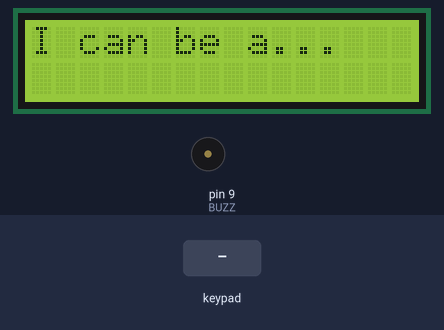
The sketch below on a simulated Arduino Uno, built with avr-gcc and run on an emulated ATmega328P. Shown: 16×2 character LCD, buzzer (waves = sounding, pin HIGH). Inputs (shaded band) come from the test bench.

Above: at 8.0 s.
At 12.8 s:
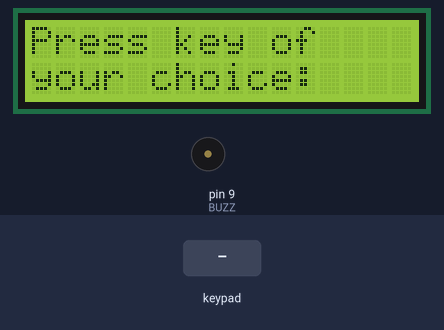
12.9 s: key '*' pressed
At 13.12 s:
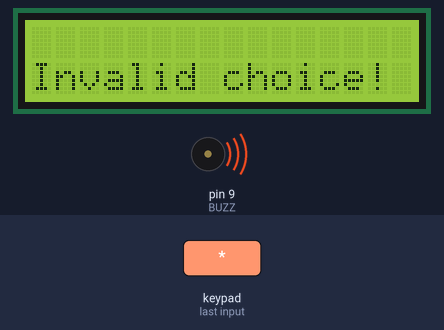
At 13.51 s:
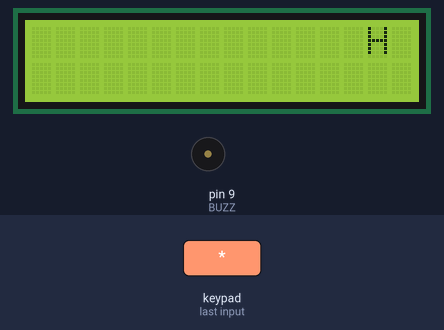
Timing chart, 0 to 15.9 s (numbered marks = the images above; inputs shaded):
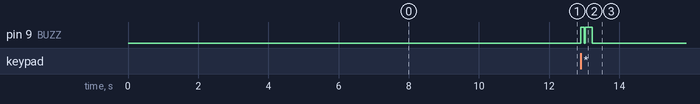

The sketch:

lcd_and_key.ino
```cpp
#include <Keypad.h>
#include <Wire.h>
#include <LiquidCrystal_I2C.h>

const byte ROWS = 4; // four rows
const byte COLS = 3; // three columns
char array1[]=" Hello I'm EMBOT!         "; //the string to print on the LCD
char array2[]="Your multipurpose robot   "; //the string to print on the LCD
int tim = 150; //the value of delay time
// initialize the library with the numbers of the interface pins
LiquidCrystal_I2C lcd(0x27,16,2); // set the LCD address to 0x27 for a 16 chars and 2 line display

char keys[ROWS][COLS] = {
  {'1','2','3'},
  {'4','5','6'},
  {'7','8','9'},
  {'*','0','#'}
};

byte rowPins[ROWS] = {5, 4, 3, 2}; // connect to the row pinouts of the keypad
byte colPins[COLS] = {8, 7, 6};    // connect to the column pinouts of the keypad

Keypad keypad = Keypad( makeKeymap(keys), rowPins, colPins, ROWS, COLS );


//initializations
#define BUZZ 9

void setup() {
  Serial.begin(9600);
  pinMode(BUZZ,OUTPUT);

}

void loop() {
  intro();
  menu();

  char key = keypad.getKey();
  while (key == NO_KEY)
   {
    lcd.setCursor(0,0);
    lcd.print("Press key of");
    lcd.setCursor(0,1);
    lcd.print("your choice: ");
    key = keypad.getKey();

    if (key!=NO_KEY){
      digitalWrite(BUZZ,HIGH);
      lcd.print(key);
      delay(100);
      digitalWrite(BUZZ,LOW);
      lcd.clear();
      switch(key){
        case '1': confirm();
                  lineTr();
                  break;
        case '2': confirm();
                  obstacleAv();
                  break;
        case '3': confirm();
                  sumoBot();
                  break;
        default: lcd.setCursor(0,1);

                 lcd.print("Invalid choice!");
                 digitalWrite(BUZZ,HIGH);
                 delay(100);
                 digitalWrite(BUZZ,LOW);
                 digitalWrite(BUZZ,HIGH);
                 delay(100);
                 digitalWrite(BUZZ,LOW);
                 key == NO_KEY;
      }
    }
   }
}


  void intro(){
  lcd.init(); //initialize the lcd
  lcd.backlight(); //open the backlight
  lcd.setCursor(15,0); // set the cursor to column 15, line 0
  for (int positionCounter1 = 0; positionCounter1 < 26; positionCounter1++)
  {
     lcd.scrollDisplayLeft(); //Scrolls the contents of the display one space to the left.
     lcd.print(array1[positionCounter1]); // Print a message to the LCD.
     delay(tim); //wait for 250 microseconds
  }
  lcd.clear(); //Clears the LCD screen and positions the cursor in the upper-left  corner.
  lcd.setCursor(15,1); // set the cursor to column 15, line 1
  for (int positionCounter = 0; positionCounter < 26; positionCounter++)
  {
     lcd.scrollDisplayLeft(); //Scrolls the contents of the display one space to the left.
     lcd.print(array2[positionCounter]); // Print a message to the LCD.
     delay(tim); //wait for 250 microseconds
  }
  lcd.clear();

  }

  void menu(){
  lcd.clear();
  lcd.setCursor(0,0);
  lcd.print("I can be a...");
  delay(1000);
  lcd.clear();
  lcd.setCursor(0,0);
  lcd.print("1. Line Tracing");
  lcd.setCursor(0,1);
  lcd.print("   Robot");
  delay(1000);
  lcd.clear();
  lcd.setCursor(0,0);
  lcd.print("2. Obstacle");
  lcd.setCursor(0,1);
  lcd.print("  Avoiding Robot");
  delay(1000);
  lcd.clear();
  lcd.setCursor(0,0);
  lcd.print("3. Sumobot");
  delay(1000);
  lcd.clear();
}

void confirm(){
  char key2=keypad.getKey();
      while(key2==NO_KEY){
      lcd.setCursor(0,0);
      lcd.print("Are you sure?");
      lcd.setCursor(0,1);
      lcd.print("*-Yes | #-No: ");
      key2 = keypad.getKey();
      if (key2!=NO_KEY){
        digitalWrite(BUZZ,HIGH);
        lcd.print(key2);
        delay(100);
        digitalWrite(BUZZ,LOW);
        if(key2=='*')
        return;
        else if(key2=='#')
        loop();
        else {
          lcd.clear();
          lcd.setCursor(0,0);
          lcd.print("Invalid choice!");
          digitalWrite(BUZZ,HIGH);
          delay(100);
          digitalWrite(BUZZ,LOW);
          digitalWrite(BUZZ,HIGH);
          delay(100);
          digitalWrite(BUZZ,LOW);
          loop();
        }
      }
}}

void lineTr(){
  lcd.clear();
  lcd.setCursor(0,0);
  lcd.print("LINE TRACING");
}

void obstacleAv(){
  lcd.clear();
  lcd.setCursor(0,0);
  lcd.print("OBSTACLE");
  lcd.setCursor(0,1);
  lcd.print("AVOIDING");
}

void sumoBot(){
  lcd.clear();
  lcd.setCursor(0,0);
  lcd.print("SUMOBOT");
}
```

Measured:
- after the input at 12.9 s, pin 9 (BUZZ): LOW → HIGH at once, → LOW 0.10 s later, → HIGH 0.02 s later, → LOW 0.20 s later; the display: first changes at once (image 2 shows a later state)
- what the display in image 0 shows lasts 1.0 s, from 8.0 s to 9.0 s
